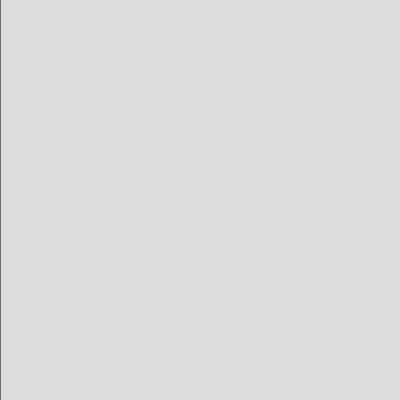
Frame 1 (no input)
Frame 60 (no input): identical to frame 1, image omitted
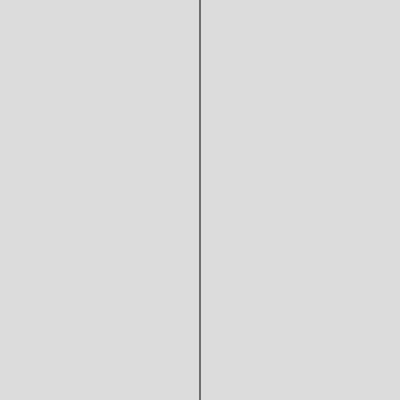
Frame 120 (the mouse pressed at the canvas centre since frame 60)

The p5.js sketch that drew these frames (run headless with seeded random() and noise() and a simulated clock; from frame 60 on, the mouse is pressed at the canvas centre):

// p5.js sketch
// ── sketch.js
function setup() {
  createCanvas(400, 400);
}

function draw() {
  background(220);
  line(mouseX, 0, mouseY, 1500)
}
